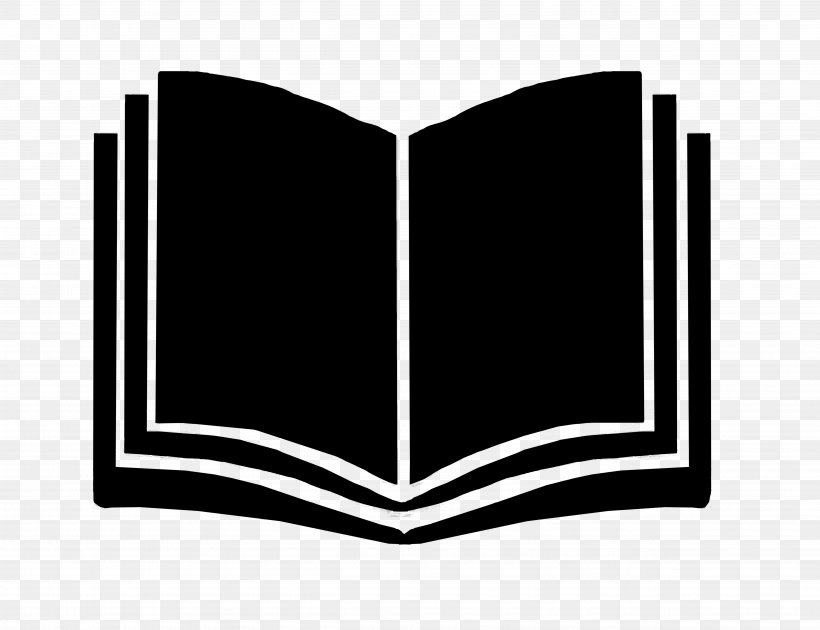
#> input picture notebooks/book.jpg, 820 x 630 px
$ jupyter execute --allow-errors Visualisation.ipynb
#> lines starting #> are read from the running program, lines starting #| are printed output that depends on the picture; after the words box and inside, x2 and y2 are one past the last pixel; in counts of white or black regions, pixels touching at a corner belong together
# visualisation

[cell 1]
import pandas as pd
import numpy as np
import fnmatch
import os
from sklearn.feature_extraction.text import TfidfVectorizer, CountVectorizer
from sklearn.cluster import KMeans
from wordcloud import WordCloud, STOPWORDS, ImageColorGenerator
import matplotlib.pyplot as plt
from PIL import Image
from matplotlib.pyplot import imshow
import matplotlib

from skimage import color
from skimage import io

[cell 2]
def repl(string):
    string1 = string.replace(']','').replace('[', '').replace('\'','')
    return string1

# [13 lines left out: function str_to_list, not called in this run]

def one_decimal(rating):
    return round(rating, 1)

def categorize_ratings(df, col):
    df[col] = df[col].apply(one_decimal)
    return df
def lower(text):
    return text.lower()

# [4 lines left out: function lower_cols, not called in this run]

def remove_spaces(text):
    text = text.replace(' ', '', 10)
    return text

def space_to_underscore(text):
    text = text.replace(' ', '_',10)
    return text

def join_names(df, col):
    df[col] = df[col].apply(remove_spaces)
    return df

def read_books_info(filespath='../data/big_data_temp/'):
    pattern = 'gr_books_df_*.csv'
    print('Pattern :', pattern )

    files = os.listdir(filespath)
    dfs_files = []
    for name in files:
        if fnmatch.fnmatch(name, pattern):
            dfs_files.append(name)
    dfs_files
    dfs_paths = []
    for file in dfs_files:
        dfs_paths.append(filespath + file)

    revs_lst = []
    for file in dfs_paths:
        try:
            revs_lst.append(pd.read_csv(file))
        except:
            print(f'file {file} failed')
    print(len(revs_lst))
    df = pd.concat(revs_lst,axis=0)
    return df

[cell 3]
# [7 lines left out: function display_scores, not called in this run]

[cell 4]
import random

def transform_format(val):
    if val == 255:
        return 255
    else:
        return val

def grey_color_func(word, font_size, position, orientation, random_state=None,**kwargs):
    return "hsl(0, 0%%, %d%%)" % random.randint(60, 100)

# [48 lines left out: functions brown_color_func, green_color_func, blue_color_func, purple_color_func, fuksi_color_func, red_color_func and 1 more, not called in this run]

# Dataframe load

#> (a cell that did not finish here is left out)

[cell 6]
# Tfidf
tf = TfidfVectorizer(analyzer='word', ngram_range=(1, 1), min_df=0, stop_words='english')
#> (the rest of this cell did not finish here and is left out)

# KMeans clustering

#> (a cell that did not finish here is left out)

#> (a cell that did not finish here is left out)

#> (a cell that did not finish here is left out)

#> (a cell that did not finish here is left out)

#> (a cell that did not finish here is left out)

[cell 12]
def add_space(text):
    return text + " "

#> (the rest of this cell did not finish here and is left out)

#> (a cell that did not finish here is left out)

[cell 14]
fig, ax = plt.subplots()
#> (the rest of this cell did not finish here and is left out)

[cell 15]
# [5 lines left out: function check, not called in this run]

# Word Cloud

#> (a cell that did not finish here is left out)

#> (a cell that did not finish here is left out)

[cell 18]
img = color.rgb2gray(io.imread('book.jpg')) * 255
#> img: shape (630, 820) float64; min 0, max 255, mean 137.4

img1 = color.rgb2gray(io.imread('a_book_slide.png')) * 255
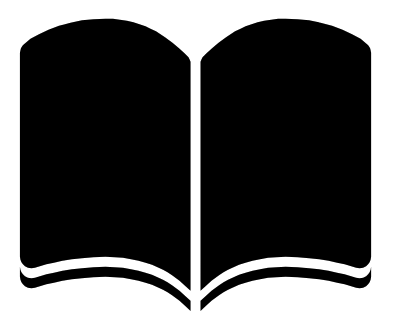
#> input picture notebooks/a_book_slide.png, 396 x 331 px
#> img1: shape (331, 396) float64; min 0, max 255, mean 92.4

img[img>10] = 255
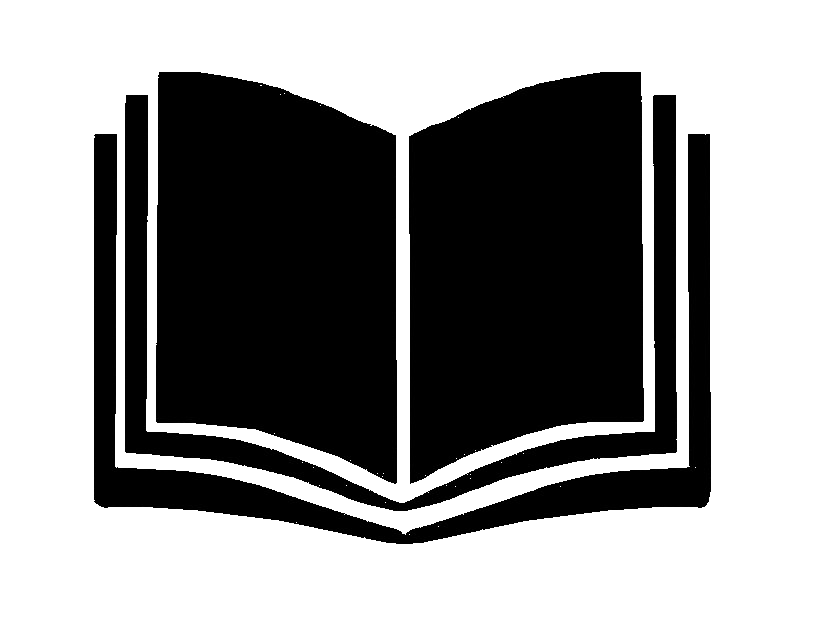
#> img: shape (630, 820) float64; min 0, max 255, mean 144.6
img[img<=10] = 0
#> img: shape (630, 820) float64; 56.7% white; 4 black regions, box (x1, y1, x2, y2) and area: (156, 72, 397, 484) 83409, (409, 72, 644, 484) 80872, (94, 134, 711, 544) 33286, (125, 95, 677, 511) 26288

transformed_img1 = np.ndarray((img1.shape[0],img1.shape[1]), np.int32)

for i in range(len(img1)):
    transformed_img1[i] = list(map(transform_format, img1[i]))
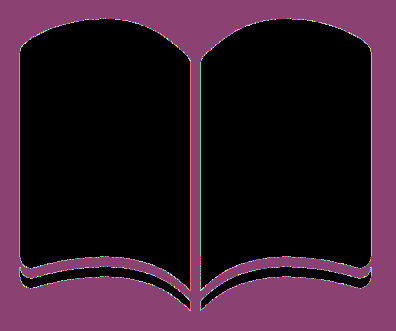
#> transformed_img1: shape (331, 396) int32; 218 distinct labels, from 0 to 255; one colour per label, 0 black

#> (the rest of this cell did not finish here and is left out)
